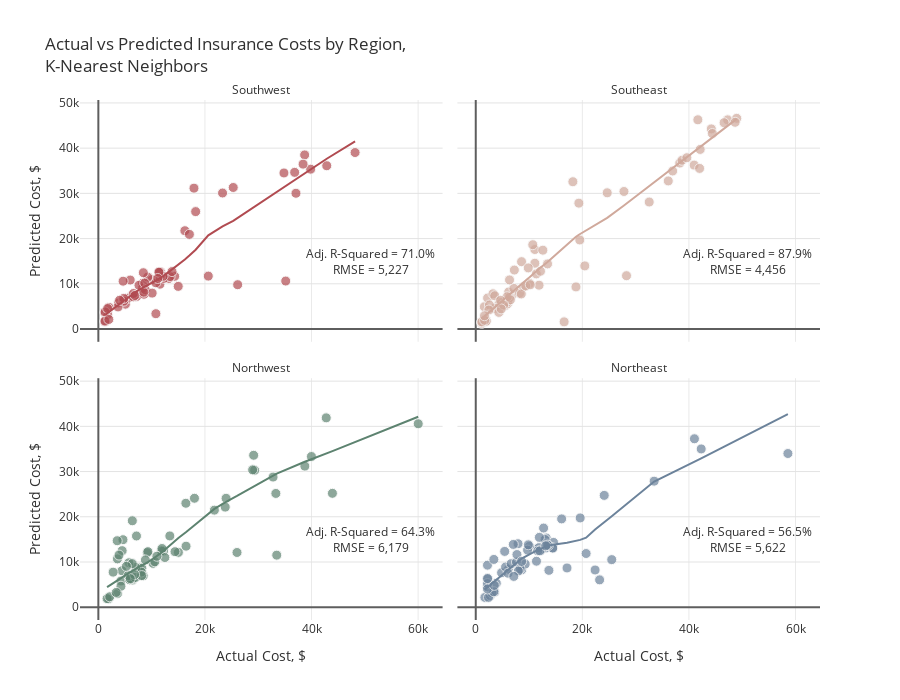

Notebook code for this chart:
### Markdown cell above
<b>6 | K-Nearest Neighbors</b>

### Code cell
actuals=[]
preds=[]
rmses=[]
r2_scores=[]
adj_r2_scores=[]

for i in regions:
    
    # Filter data by region
    ins_df = ins[ins.region==i]
    X=ins_df.drop(['charges', 'region'], axis=1)
    y=ins_df.charges
    
    # Add polynomial features
    pf = PolynomialFeatures(degree=2, include_bias=False)
    X_pf = pd.DataFrame(data=pf.fit_transform(X), columns=pf.get_feature_names_out(X.columns))
    
    # Create training and test sets
    X_train, X_test, y_train, y_test = train_test_split(X_pf, y, test_size=0.2, random_state=1)
    X_train = pd.DataFrame(X_train, columns = X_pf.columns)
    X_test = pd.DataFrame(X_test, columns = X_pf.columns)
    actuals.append(pd.Series(y_test, name='actuals').reset_index())
    print("\nRegion: {}\n".format(i))
    print("Train Shape:{} {}  Test Shape:{} {}".format(X_train.shape, y_train.shape, X_test.shape, y_test.shape))
    
    # Scale features
    X_train = pd.DataFrame(data=s.fit_transform(X_train), columns=X_pf.columns)
    X_test = pd.DataFrame(data=s.transform(X_test), columns=X_pf.columns)
    
    # KNN
    grid = {'n_neighbors': range(2, 20),
            'weights': ['uniform', 'distance'],
            'algorithm': ['auto', 'ball_tree', 'kd_tree', 'brute'],
            'leaf_size': [int(x) for x in np.linspace(10, 50, num = 5)],
            'p': [1, 2]}
    knn=KNeighborsRegressor()
    knn_cv=RandomizedSearchCV(estimator=knn, param_distributions=grid, scoring='neg_mean_squared_error', 
                              n_iter=100, cv=3, random_state=21, n_jobs=-1)
    knn_cv.fit(X_train, y_train)
    y_pred=knn_cv.predict(X_test)
    preds.append(pd.Series(y_pred, name='preds').reset_index(drop=True))
    rmse=np.sqrt(mean_squared_error(y_test, y_pred)).round(2)
    r2=r2_score(y_test, y_pred)
    adj_r2 = 1 - (1-r2)*(len(y_test)-1)/(len(y_test)-X_test.shape[1]-1)
    rmses.append(rmse)
    r2_scores.append(r2)
    adj_r2_scores.append(adj_r2)
    
    print("Test Error (RMSE) = {:,}".format(rmse))
    print("R-Squared = {:.2f}%, Adjusted R-Squared = {:.2f}%".format(r2*100, adj_r2*100))
    if i != 'Northeast':
        print("__________________________")

    
# Plot results
for i in range(0,4):
    actuals[i].loc[:,'index']=regions[i]
actual = pd.concat([actuals[i] for i in range(4)], axis = 0)
pred = pd.concat([preds[i] for i in range(4)], axis = 0)
df = pd.concat([actual, pred], axis=1).reset_index(drop=True)

fig = px.scatter(df, x="actuals", y="preds", color="index", trendline="lowess", height=700,
                 title="Actual vs Predicted Insurance Costs by Region,<br>K-Nearest Neighbors",
                 color_discrete_sequence=col, opacity=0.7, facet_col='index', facet_col_wrap=2)

fig.for_each_annotation(lambda a: a.update(text=a.text.split("=")[-1]))
fig.add_annotation(text="Adj. R-Squared = {:.1f}%<br>RMSE = {:,.0f}".format(adj_r2_scores[0]*100,rmses[0]),
                   x=51e3,y=15e3, row=2,col=1, showarrow=False)
fig.add_annotation(text="Adj. R-Squared = {:.1f}%<br>RMSE = {:,.0f}".format(adj_r2_scores[1]*100,rmses[1]),
                   x=51e3,y=15e3, row=2,col=2, showarrow=False)
fig.add_annotation(text="Adj. R-Squared = {:.1f}%<br>RMSE = {:,.0f}".format(adj_r2_scores[2]*100,rmses[2]),
                   x=51e3,y=15e3, row=1,col=1, showarrow=False)
fig.add_annotation(text="Adj. R-Squared = {:.1f}%<br>RMSE = {:,.0f}".format(adj_r2_scores[3]*100,rmses[3]),
                   x=51e3,y=15e3, row=1,col=2, showarrow=False)

fig.update_traces(hovertemplate="Actual Cost: %{x:$,.2f}<br>Predicted Cost: %{y:$,.2f}",
                  marker=dict(size=10,line=dict(width=1,color="#F7F7F7")),
                  selector=dict(mode="markers"), showlegend=False)
fig.update_xaxes(title="Actual Cost, $", row=1)
fig.update_xaxes(showgrid=True, gridwidth=1, gridcolor='#EAEAEA',
                 zeroline=True, zerolinewidth=2, zerolinecolor='#5E5E5E')
fig.update_yaxes(title="Predicted Cost, $", col=1)
fig.update_yaxes(showgrid=True, gridwidth=1, gridcolor='#E3E3E3',
                 zeroline=True, zerolinewidth=2, zerolinecolor='#5E5E5E')
fig.update_layout(font_color="#303030", paper_bgcolor="white", plot_bgcolor="white")
fig.show()

### Figure 1 — Plotly figure (JSON) as saved in the notebook; plotly's stock layout.template omitted (floating-point values rounded to 4 significant figures)
{"data": [{"hovertemplate": "Actual Cost: %{x:$,.2f}<br>Predicted Cost: %{y:$,.2f}", "legendgroup": "Southwest", "marker": {"color": "#B14B51", "line": {"color": "#F7F7F7", "width": 1}, "opacity": 0.7, "size": 10, "symbol": "circle"}, "mode": "markers", "name": "Southwest", "orientation": "v", "showlegend": false, "type": "scatter", "x": [3761.0, 11670.0, 6312.0, 14320.0, 11550.0, 5080.0, 8269.0, 3693.0, 36840.0, 13220.0, 23310.0, 35160.0, 12350.0, 10070.0, 5488.0, 38710.0, 7197.0, 6572.0, 5980.0, 34830.0, 6600.0, 39840.0, 1256.0, 1242.0, 4762.0, 9265.0, 13470.0, 1759.0, 1242.0, 48170.0, 16230.0, 25310.0, 10790.0, 4751.0, 8557.0, 42860.0, 8278.0, 11580.0, 7624.0, 12150.0, 20630.0, 4647.0, 26140.0, 2008.0, 8444.0, 17080.0, 13820.0, 8825.0, 37080.0, 10100.0, 11410.0, 14990.0, 11360.0, 6876.0, 10800.0, 18260.0, 1262.0, 17940.0, 11150.0, 38420.0, 8522.0, 8703.0, 3988.0, 1965.0, 1743.0], "xaxis": "x3", "y": [5762.0, 12600.0, 7359.0, 11660.0, 9911.0, 5490.0, 10080.0, 4885.0, 34650.0, 11180.0, 30080.0, 10610.0, 11210.0, 10890.0, 6789.0, 38510.0, 7211.0, 7116.0, 10830.0, 34510.0, 7867.0, 35350.0, 3594.0, 1611.0, 6160.0, 11470.0, 11600.0, 3121.0, 1777.0, 39030.0, 21740.0, 31300.0, 10230.0, 6768.0, 7683.0, 36110.0, 8986.0, 11490.0, 9682.0, 11660.0, 11700.0, 10580.0, 9801.0, 4784.0, 12450.0, 20930.0, 12700.0, 8642.0, 30020.0, 7938.0, 12530.0, 9433.0, 12580.0, 7426.0, 3388.0, 25960.0, 3783.0, 31150.0, 11180.0, 36460.0, 8151.0, 10150.0, 6363.0, 2117.0, 4526.0], "yaxis": "y3"}, {"hovertemplate": "<b>LOWESS trendline</b><br><br>index=Southwest<br>actuals=%{x}<br>preds=%{y} <b>(trend)</b><extra></extra>", "legendgroup": "Southwest", "marker": {"color": "#B14B51", "symbol": "circle"}, "mode": "lines", "name": "Southwest", "showlegend": false, "type": "scatter", "x": [1242.0, 1242.0, 1256.0, 1262.0, 1743.0, 1759.0, 1965.0, 2008.0, 3693.0, 3761.0, 3988.0, 4647.0, 4751.0, 4762.0, 5080.0, 5488.0, 5980.0, 6312.0, 6572.0, 6600.0, 6876.0, 7197.0, 7624.0, 8269.0, 8278.0, 8444.0, 8522.0, 8557.0, 8703.0, 8825.0, 9265.0, 10070.0, 10100.0, 10790.0, 10800.0, 11150.0, 11360.0, 11410.0, 11550.0, 11580.0, 11670.0, 12150.0, 12350.0, 13220.0, 13470.0, 13820.0, 14320.0, 14990.0, 16230.0, 17080.0, 17940.0, 18260.0, 20630.0, 23310.0, 25310.0, 26140.0, 34830.0, 35160.0, 36840.0, 37080.0, 38420.0, 38710.0, 39840.0, 42860.0, 48170.0], "xaxis": "x3", "y": [3100.0, 3101.0, 3114.0, 3119.0, 3556.0, 3570.0, 3756.0, 3795.0, 5303.0, 5363.0, 5564.0, 6149.0, 6242.0, 6252.0, 6535.0, 6901.0, 7346.0, 7649.0, 7878.0, 7903.0, 8117.0, 8347.0, 8649.0, 9099.0, 9105.0, 9214.0, 9265.0, 9287.0, 9380.0, 9456.0, 9731.0, 10220.0, 10240.0, 10680.0, 10680.0, 10920.0, 11080.0, 11110.0, 11220.0, 11240.0, 11320.0, 11710.0, 11870.0, 12630.0, 12840.0, 13150.0, 13590.0, 14190.0, 15380.0, 16250.0, 17170.0, 17530.0, 20710.0, 22690.0, 23940.0, 24590.0, 31490.0, 31750.0, 33060.0, 33250.0, 34280.0, 34510.0, 35380.0, 37660.0, 41490.0], "yaxis": "y3"}, {"hovertemplate": "Actual Cost: %{x:$,.2f}<br>Predicted Cost: %{y:$,.2f}", "legendgroup": "Southeast", "marker": {"color": "#D0A99C", "line": {"color": "#F7F7F7", "width": 1}, "opacity": 0.7, "size": 10, "symbol": "circle"}, "mode": "markers", "name": "Southeast", "orientation": "v", "showlegend": false, "type": "scatter", "x": [44200.0, 6781.0, 5478.0, 32550.0, 1816.0, 11090.0, 11090.0, 13470.0, 47270.0, 10110.0, 38280.0, 19350.0, 1616.0, 40970.0, 1824.0, 7244.0, 36950.0, 42000.0, 6184.0, 20460.0, 7153.0, 2219.0, 8233.0, 4266.0, 19520.0, 27810.0, 16590.0, 5967.0, 4505.0, 3501.0, 4340.0, 5974.0, 3227.0, 11360.0, 12590.0, 6314.0, 5920.0, 12140.0, 3562.0, 4673.0, 46600.0, 2566.0, 41680.0, 8978.0, 48970.0, 24670.0, 8597.0, 38710.0, 1136.0, 18810.0, 1982.0, 1132.0, 6500.0, 1147.0, 8548.0, 39610.0, 11880.0, 48680.0, 44400.0, 18220.0, 28290.0, 9855.0, 10700.0, 5245.0, 1665.0, 2465.0, 9378.0, 10230.0, 36120.0, 4780.0, 6338.0, 42110.0, 1634.0], "xaxis": "x4", "y": [44260.0, 7495.0, 5135.0, 28080.0, 2209.0, 17580.0, 14550.0, 14410.0, 46260.0, 10100.0, 36700.0, 27840.0, 4916.0, 36250.0, 1667.0, 13040.0, 34950.0, 35520.0, 8190.0, 13960.0, 8983.0, 6847.0, 7929.0, 5373.0, 19700.0, 30410.0, 1581.0, 5585.0, 5940.0, 4559.0, 3676.0, 6017.0, 7788.0, 12190.0, 17440.0, 6934.0, 7139.0, 12770.0, 7359.0, 6342.0, 45630.0, 5313.0, 46270.0, 9332.0, 46590.0, 30120.0, 14890.0, 37330.0, 1229.0, 9314.0, 1750.0, 1522.0, 6474.0, 1593.0, 7751.0, 37880.0, 9691.0, 45720.0, 43240.0, 32570.0, 11790.0, 13520.0, 18640.0, 5316.0, 1928.0, 4205.0, 9521.0, 9799.0, 32750.0, 4446.0, 10860.0, 39720.0, 2933.0], "yaxis": "y4"}, {"hovertemplate": "<b>LOWESS trendline</b><br><br>index=Southeast<br>actuals=%{x}<br>preds=%{y} <b>(trend)</b><extra></extra>", "legendgroup": "Southeast", "marker": {"color": "#D0A99C", "symbol": "circle"}, "mode": "lines", "name": "Southeast", "showlegend": false, "type": "scatter", "x": [1132.0, 1136.0, 1147.0, 1616.0, 1634.0, 1665.0, 1816.0, 1824.0, 1982.0, 2219.0, 2465.0, 2566.0, 3227.0, 3501.0, 3562.0, 4266.0, 4340.0, 4505.0, 4673.0, 4780.0, 5245.0, 5478.0, 5920.0, 5967.0, 5974.0, 6184.0, 6314.0, 6338.0, 6500.0, 6781.0, 7153.0, 7244.0, 8233.0, 8548.0, 8597.0, 8978.0, 9378.0, 9855.0, 10110.0, 10230.0, 10700.0, 11090.0, 11090.0, 11360.0, 11880.0, 12140.0, 12590.0, 13470.0, 16590.0, 18220.0, 18810.0, 19350.0, 19520.0, 20460.0, 24670.0, 27810.0, 28290.0, 32550.0, 36120.0, 36950.0, 38280.0, 38710.0, 39610.0, 40970.0, 41680.0, 42000.0, 42110.0, 44200.0, 44400.0, 46600.0, 47270.0, 48680.0, 48970.0], "xaxis": "x4", "y": [2300.0, 2305.0, 2315.0, 2781.0, 2799.0, 2830.0, 2980.0, 2988.0, 3144.0, 3380.0, 3624.0, 3726.0, 4385.0, 4659.0, 4720.0, 5429.0, 5504.0, 5670.0, 5840.0, 5947.0, 6416.0, 6651.0, 7093.0, 7139.0, 7147.0, 7355.0, 7483.0, 7507.0, 7666.0, 7940.0, 8297.0, 8385.0, 9455.0, 9795.0, 9848.0, 10260.0, 10690.0, 11200.0, 11480.0, 11610.0, 12120.0, 12540.0, 12540.0, 12830.0, 13330.0, 13580.0, 13990.0, 14810.0, 18110.0, 19900.0, 20420.0, 20850.0, 20970.0, 21670.0, 24580.0, 27320.0, 27750.0, 31600.0, 34800.0, 35540.0, 36740.0, 37120.0, 37940.0, 39160.0, 39800.0, 40090.0, 40190.0, 42090.0, 42270.0, 44280.0, 44900.0, 46190.0, 46470.0], "yaxis": "y4"}, {"hovertemplate": "Actual Cost: %{x:$,.2f}<br>Predicted Cost: %{y:$,.2f}", "legendgroup": "Northwest", "marker": {"color": "#5D8370", "line": {"color": "#F7F7F7", "width": 1}, "opacity": 0.7, "size": 10, "symbol": "circle"}, "mode": "markers", "name": "Northwest", "orientation": "v", "showlegend": false, "type": "scatter", "x": [9174.0, 4433.0, 21770.0, 7732.0, 33470.0, 4618.0, 3594.0, 12240.0, 6204.0, 11840.0, 4467.0, 8163.0, 6394.0, 1906.0, 23970.0, 2775.0, 3538.0, 32790.0, 6112.0, 9302.0, 11950.0, 6389.0, 23810.0, 10260.0, 4244.0, 16460.0, 8413.0, 26020.0, 60020.0, 3580.0, 12480.0, 5856.0, 7154.0, 1636.0, 6987.0, 43920.0, 15020.0, 29330.0, 5630.0, 8827.0, 8060.0, 5729.0, 14380.0, 29140.0, 38750.0, 3877.0, 42760.0, 6374.0, 28950.0, 16420.0, 10600.0, 18030.0, 39980.0, 6941.0, 4240.0, 6361.0, 8116.0, 6797.0, 2137.0, 33310.0, 13420.0, 10980.0, 3353.0, 5261.0, 5990.0], "xaxis": "x", "y": [12050.0, 8064.0, 21470.0, 8717.0, 11510.0, 14930.0, 3028.0, 12420.0, 6543.0, 12460.0, 12510.0, 8636.0, 5999.0, 1853.0, 24090.0, 7758.0, 14700.0, 28780.0, 6897.0, 12280.0, 12990.0, 6279.0, 22140.0, 9695.0, 5790.0, 13500.0, 6946.0, 12110.0, 40570.0, 10690.0, 10990.0, 6080.0, 15750.0, 1899.0, 8816.0, 25190.0, 12130.0, 30290.0, 6993.0, 10460.0, 7766.0, 9830.0, 12280.0, 33600.0, 31200.0, 11530.0, 41880.0, 19120.0, 30370.0, 22990.0, 10060.0, 24090.0, 33320.0, 6581.0, 4638.0, 9642.0, 6992.0, 7216.0, 2313.0, 25160.0, 15760.0, 11270.0, 3271.0, 9038.0, 6327.0], "yaxis": "y"}, {"hovertemplate": "<b>LOWESS trendline</b><br><br>index=Northwest<br>actuals=%{x}<br>preds=%{y} <b>(trend)</b><extra></extra>", "legendgroup": "Northwest", "marker": {"color": "#5D8370", "symbol": "circle"}, "mode": "lines", "name": "Northwest", "showlegend": false, "type": "scatter", "x": [1636.0, 1906.0, 2137.0, 2775.0, 3353.0, 3538.0, 3580.0, 3594.0, 3877.0, 4240.0, 4244.0, 4433.0, 4467.0, 4618.0, 5261.0, 5630.0, 5729.0, 5856.0, 5990.0, 6112.0, 6204.0, 6361.0, 6374.0, 6389.0, 6394.0, 6797.0, 6941.0, 6987.0, 7154.0, 7732.0, 8060.0, 8116.0, 8163.0, 8413.0, 8827.0, 9174.0, 9302.0, 10260.0, 10600.0, 10980.0, 11840.0, 11950.0, 12240.0, 12480.0, 13420.0, 14380.0, 15020.0, 16420.0, 16460.0, 18030.0, 21770.0, 23810.0, 23970.0, 26020.0, 28950.0, 29140.0, 29330.0, 32790.0, 33310.0, 33470.0, 38750.0, 39980.0, 42760.0, 43920.0, 60020.0], "xaxis": "x", "y": [4463.0, 4679.0, 4860.0, 5352.0, 5790.0, 5929.0, 5961.0, 5971.0, 6185.0, 6461.0, 6464.0, 6609.0, 6634.0, 6751.0, 7246.0, 7528.0, 7602.0, 7695.0, 7791.0, 7877.0, 7939.0, 8040.0, 8048.0, 8058.0, 8061.0, 8279.0, 8345.0, 8372.0, 8459.0, 8835.0, 9067.0, 9110.0, 9145.0, 9313.0, 9620.0, 9875.0, 9982.0, 10710.0, 10960.0, 11250.0, 12060.0, 12170.0, 12470.0, 12730.0, 13720.0, 14720.0, 15330.0, 16590.0, 16620.0, 18130.0, 21740.0, 23210.0, 23320.0, 24600.0, 26500.0, 26630.0, 26750.0, 29090.0, 29440.0, 29550.0, 32180.0, 32720.0, 33980.0, 34520.0, 42110.0], "yaxis": "y"}, {"hovertemplate": "Actual Cost: %{x:$,.2f}<br>Predicted Cost: %{y:$,.2f}", "legendgroup": "Northeast", "marker": {"color": "#6C839B", "line": {"color": "#F7F7F7", "width": 1}, "opacity": 0.7, "size": 10, "symbol": "circle"}, "mode": "markers", "name": "Northeast", "orientation": "v", "showlegend": false, "type": "scatter", "x": [58570.0, 41030.0, 13130.0, 17130.0, 13220.0, 42300.0, 8628.0, 11510.0, 13230.0, 12730.0, 3559.0, 14590.0, 13020.0, 6113.0, 4847.0, 14450.0, 9282.0, 5595.0, 2204.0, 6641.0, 12320.0, 7935.0, 3858.0, 1712.0, 2727.0, 7639.0, 3044.0, 25520.0, 11940.0, 3393.0, 14450.0, 33480.0, 20710.0, 8334.0, 2218.0, 11880.0, 11390.0, 10070.0, 2396.0, 7730.0, 2211.0, 3385.0, 24110.0, 2206.0, 9723.0, 13620.0, 11660.0, 6067.0, 19590.0, 2217.0, 22400.0, 12030.0, 9866.0, 16120.0, 7050.0, 5429.0, 13430.0, 2196.0, 7986.0, 13730.0, 3482.0, 13140.0, 23240.0, 7134.0, 8606.0], "xaxis": "x2", "y": [33990.0, 37250.0, 13090.0, 8680.0, 15310.0, 35000.0, 8278.0, 12870.0, 14090.0, 17500.0, 3363.0, 14330.0, 14980.0, 8401.0, 7624.0, 13090.0, 9540.0, 8897.0, 9298.0, 9624.0, 12730.0, 14040.0, 5302.0, 2170.0, 2581.0, 9980.0, 3152.0, 10520.0, 15450.0, 10570.0, 13080.0, 27880.0, 11880.0, 8469.0, 6371.0, 13190.0, 10170.0, 13450.0, 2167.0, 11650.0, 4509.0, 3431.0, 24730.0, 5222.0, 12630.0, 13620.0, 12470.0, 7512.0, 19740.0, 6327.0, 8230.0, 12470.0, 13800.0, 19540.0, 13890.0, 12340.0, 13770.0, 4026.0, 8002.0, 8155.0, 4831.0, 13570.0, 6051.0, 6816.0, 10140.0], "yaxis": "y2"}, {"hovertemplate": "<b>LOWESS trendline</b><br><br>index=Northeast<br>actuals=%{x}<br>preds=%{y} <b>(trend)</b><extra></extra>", "legendgroup": "Northeast", "marker": {"color": "#6C839B", "symbol": "circle"}, "mode": "lines", "name": "Northeast", "showlegend": false, "type": "scatter", "x": [1712.0, 2196.0, 2204.0, 2206.0, 2211.0, 2217.0, 2218.0, 2396.0, 2727.0, 3044.0, 3385.0, 3393.0, 3482.0, 3559.0, 3858.0, 4847.0, 5429.0, 5595.0, 6067.0, 6113.0, 6641.0, 7050.0, 7134.0, 7639.0, 7730.0, 7935.0, 7986.0, 8334.0, 8606.0, 8628.0, 9282.0, 9723.0, 9866.0, 10070.0, 11390.0, 11510.0, 11660.0, 11880.0, 11940.0, 12030.0, 12320.0, 12730.0, 13020.0, 13130.0, 13140.0, 13220.0, 13230.0, 13430.0, 13620.0, 13730.0, 14450.0, 14450.0, 14590.0, 16120.0, 17130.0, 19590.0, 20710.0, 22400.0, 23240.0, 24110.0, 25520.0, 33480.0, 41030.0, 42300.0, 58570.0], "xaxis": "x2", "y": [3928.0, 4426.0, 4433.0, 4436.0, 4441.0, 4448.0, 4448.0, 4631.0, 4970.0, 5293.0, 5639.0, 5647.0, 5736.0, 5814.0, 6115.0, 7099.0, 7673.0, 7837.0, 8303.0, 8349.0, 8877.0, 9302.0, 9392.0, 9931.0, 10010.0, 10170.0, 10220.0, 10500.0, 10730.0, 10750.0, 11210.0, 11490.0, 11580.0, 11710.0, 12500.0, 12560.0, 12640.0, 12760.0, 12790.0, 12840.0, 13000.0, 13200.0, 13330.0, 13380.0, 13380.0, 13420.0, 13430.0, 13520.0, 13610.0, 13640.0, 13840.0, 13840.0, 13850.0, 13990.0, 14250.0, 14880.0, 15370.0, 17200.0, 18050.0, 18760.0, 20130.0, 27810.0, 32230.0, 32940.0, 42720.0], "yaxis": "y2"}], "layout": {"annotations": [{"showarrow": false, "text": "Northwest", "x": 0.245, "xanchor": "center", "xref": "paper", "y": 0.465, "yanchor": "bottom", "yref": "paper"}, {"showarrow": false, "text": "Northeast", "x": 0.755, "xanchor": "center", "xref": "paper", "y": 0.465, "yanchor": "bottom", "yref": "paper"}, {"showarrow": false, "text": "Southwest", "x": 0.245, "xanchor": "center", "xref": "paper", "y": 1.0, "yanchor": "bottom", "yref": "paper"}, {"showarrow": false, "text": "Southeast", "x": 0.755, "xanchor": "center", "xref": "paper", "y": 1.0, "yanchor": "bottom", "yref": "paper"}, {"showarrow": false, "text": "Adj. R-Squared = 71.0%<br>RMSE = 5,227", "x": 51000, "xref": "x3", "y": 15000, "yref": "y3"}, {"showarrow": false, "text": "Adj. R-Squared = 87.9%<br>RMSE = 4,456", "x": 51000, "xref": "x4", "y": 15000, "yref": "y4"}, {"showarrow": false, "text": "Adj. R-Squared = 64.3%<br>RMSE = 6,179", "x": 51000, "xref": "x", "y": 15000, "yref": "y"}, {"showarrow": false, "text": "Adj. R-Squared = 56.5%<br>RMSE = 5,622", "x": 51000, "xref": "x2", "y": 15000, "yref": "y2"}], "font": {"color": "#303030"}, "height": 700, "legend": {"title": {"text": "index"}, "tracegroupgap": 0}, "paper_bgcolor": "white", "plot_bgcolor": "white", "title": {"text": "Actual vs Predicted Insurance Costs by Region,<br>K-Nearest Neighbors"}, "xaxis": {"anchor": "y", "domain": [0, 0.49], "gridcolor": "#EAEAEA", "gridwidth": 1, "showgrid": true, "title": {"text": "Actual Cost, $"}, "zeroline": true, "zerolinecolor": "#5E5E5E", "zerolinewidth": 2}, "xaxis2": {"anchor": "y2", "domain": [0.51, 1], "gridcolor": "#EAEAEA", "gridwidth": 1, "matches": "x", "showgrid": true, "title": {"text": "Actual Cost, $"}, "zeroline": true, "zerolinecolor": "#5E5E5E", "zerolinewidth": 2}, "xaxis3": {"anchor": "y3", "domain": [0, 0.49], "gridcolor": "#EAEAEA", "gridwidth": 1, "matches": "x", "showgrid": true, "showticklabels": false, "zeroline": true, "zerolinecolor": "#5E5E5E", "zerolinewidth": 2}, "xaxis4": {"anchor": "y4", "domain": [0.51, 1], "gridcolor": "#EAEAEA", "gridwidth": 1, "matches": "x", "showgrid": true, "showticklabels": false, "zeroline": true, "zerolinecolor": "#5E5E5E", "zerolinewidth": 2}, "yaxis": {"anchor": "x", "domain": [0, 0.465], "gridcolor": "#E3E3E3", "gridwidth": 1, "showgrid": true, "title": {"text": "Predicted Cost, $"}, "zeroline": true, "zerolinecolor": "#5E5E5E", "zerolinewidth": 2}, "yaxis2": {"anchor": "x2", "domain": [0, 0.465], "gridcolor": "#E3E3E3", "gridwidth": 1, "matches": "y", "showgrid": true, "showticklabels": false, "zeroline": true, "zerolinecolor": "#5E5E5E", "zerolinewidth": 2}, "yaxis3": {"anchor": "x3", "domain": [0.535, 1.0], "gridcolor": "#E3E3E3", "gridwidth": 1, "matches": "y", "showgrid": true, "title": {"text": "Predicted Cost, $"}, "zeroline": true, "zerolinecolor": "#5E5E5E", "zerolinewidth": 2}, "yaxis4": {"anchor": "x4", "domain": [0.535, 1.0], "gridcolor": "#E3E3E3", "gridwidth": 1, "matches": "y", "showgrid": true, "showticklabels": false, "zeroline": true, "zerolinecolor": "#5E5E5E", "zerolinewidth": 2}}}
